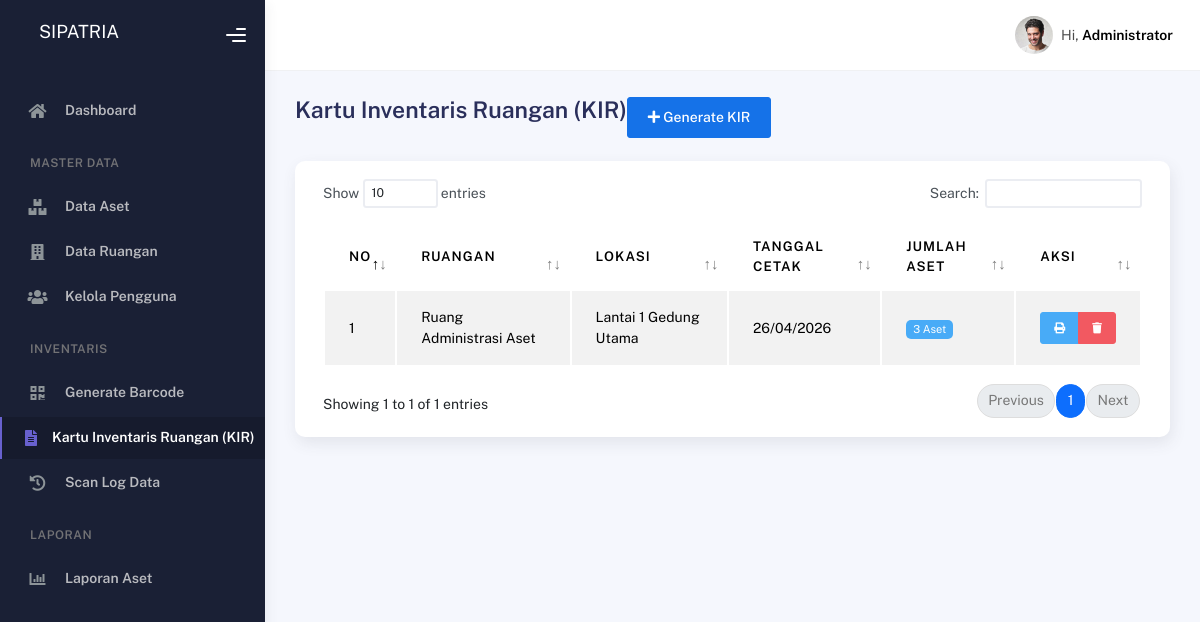
Page /admin/kir.php (signed in) on the committed database.
### tables this page shows
CREATE TABLE `kir` (
  `id_kir` int(11) NOT NULL,
  `id_ruangan` int(11) NOT NULL,
  `tanggal_cetak` date NOT NULL,
  `created_at` timestamp NOT NULL DEFAULT current_timestamp()
);

CREATE TABLE `ruangan` (
  `id_ruangan` int(11) NOT NULL,
  `kode_ruangan` varchar(20) NOT NULL,
  `nama_ruangan` varchar(100) NOT NULL,
  `lokasi` varchar(100) NOT NULL,
  `created_at` timestamp NOT NULL DEFAULT current_timestamp()
);

### admin/kir.php (the view, shortened to what this page needs)
<?php
include '../koneksi.php';
?>
<!DOCTYPE html>
<html lang="en">
  <head>
    <link rel="stylesheet" href="assets/css/bootstrap.min.css" />
    <link rel="stylesheet" href="assets/css/plugins.min.css" />
    <link rel="stylesheet" href="assets/css/kaiadmin.min.css" />
    <link rel="stylesheet" href="assets/css/demo.css" />
  </head>
  <body>
    <div class="wrapper">
      <div class="sidebar" data-background-color="dark">
        <div class="sidebar-logo">
          <div class="logo-header" data-background-color="dark">
            <a href="index.php" class="logo">
                <h5 class="text-white ms-3">SIPATRIA</h5>
            </a>
            <div class="nav-toggle">
              <button class="btn btn-toggle toggle-sidebar">
                <i class="gg-menu-right"></i>
              </button>
            </div>
          </div>
        </div>
        <div class="sidebar-wrapper scrollbar scrollbar-inner">
          <div class="sidebar-content">
            <ul class="nav nav-secondary">
              <li class="nav-item">
                <a href="index.php">
                  <i class="fas fa-home"></i>
                  <p>Dashboard</p>
                </a>
              </li>
              <li class="nav-section">
                <h4 class="text-section">Master Data</h4>
              </li>
              <li class="nav-item">
                <a href="aset.php">
                  <i class="fas fa-boxes"></i>
                  <p>Data Aset</p>
                </a>
              </li>
              <li class="nav-item">
                <a href="ruangan.php">
                  <i class="fas fa-building"></i>
                  <p>Data Ruangan</p>
                </a>
              </li>
              <li class="nav-item">
                <a href="user.php">
                  <i class="fas fa-users"></i>
                  <p>Kelola Pengguna</p>
                </a>
              </li>
              <li class="nav-section">
                <h4 class="text-section">Inventaris</h4>
              </li>
              <li class="nav-item">
                <a href="generate_barcode.php">
                  <i class="fas fa-qrcode"></i>
                  <p>Generate Barcode</p>
                </a>
              </li>
              <li class="nav-item active">
                <a href="kir.php">
                  <i class="fas fa-file-alt"></i>
                  <p>Kartu Inventaris Ruangan (KIR)</p>
                </a>
              </li>
              <li class="nav-item ">
                <a href="scan_log.php">
                  <i class="fas fa-history"></i>
                  <p>Scan Log Data</p>
                </a>
              </li>
              <li class="nav-section">
                <h4 class="text-section">Laporan</h4>
              </li>
              <li class="nav-item">
                <a href="laporan_aset.php">
                  <i class="fas fa-chart-bar"></i>
                  <p>Laporan Aset</p>
                </a>
              </li>
            </ul>
          </div>
        </div>
      </div>
      <div class="main-panel">
        <div class="main-header">
          <nav class="navbar navbar-header navbar-header-transparent navbar-expand-lg border-bottom">
            <div class="container-fluid">
              <ul class="navbar-nav topbar-nav ms-md-auto align-items-center">
                <li class="nav-item topbar-user dropdown hidden-caret">
                  <a class="dropdown-toggle profile-pic" data-bs-toggle="dropdown" href="#" aria-expanded="false">
                    <div class="avatar-sm">
                      <img src="assets/img/profile.jpg" alt="..." class="avatar-img rounded-circle" />
                    </div>
                    <span class="profile-username">
                      <span class="op-7">Hi,</span>
                      <span class="fw-bold"><?= $_SESSION['nama_user'] ?? 'Admin' ?></span>
                    </span>
                  </a>
                </li>
              </ul>
            </div>
          </nav>
        </div>
        <div class="container">
          <div class="page-inner">
            <div class="page-header">
              <h3 class="fw-bold mb-3">Kartu Inventaris Ruangan (KIR)</h3>
              <div class="ml-auto">
                <button type="button" class="btn btn-primary" data-bs-toggle="modal" data-bs-target="#generateModal">
                  <i class="fa fa-plus"></i> Generate KIR
                </button>
              </div>
            </div>
            <div class="row">
              <div class="col-md-12">
                <div class="card">
                  <div class="card-body">
                    <div class="table-responsive">
                      <table id="basic-datatables" class="display table table-striped table-hover">
                        <thead>
                          <tr>
                            <th>No</th>
                            <th>Ruangan</th>
                            <th>Lokasi</th>
                            <th>Tanggal Cetak</th>
                            <th>Jumlah Aset</th>
                            <th>Aksi</th>
                          </tr>
                        </thead>
                        <tbody>
                          <?php
                            $no = 1;
                            $query = mysqli_query($koneksi, "SELECT k.*, r.nama_ruangan, r.lokasi,
                                                            (SELECT COUNT(*) FROM detail_kir dk WHERE dk.id_kir = k.id_kir) as jumlah_aset
                                                            FROM kir k
                                                            JOIN ruangan r ON k.id_ruangan = r.id_ruangan
                                                            ORDER BY k.tanggal_cetak DESC");
                            while($kir = mysqli_fetch_array($query)):
                          ?>
                          <tr>
                            <td><?php echo $no++; ?></td>
                            <td><?php echo htmlspecialchars($kir['nama_ruangan']); ?></td>
                            <td><?php echo htmlspecialchars($kir['lokasi']); ?></td>
                            <td><?php echo date('d/m/Y', strtotime($kir['tanggal_cetak'])); ?></td>
                            <td><span class="badge badge-info"><?php echo $kir['jumlah_aset']; ?> Aset</span></td>
                            <td>
                              <div class="btn-group" role="group">
                                <a href="cetak_kir.php?id_kir=<?php echo $kir['id_kir']; ?>"
                                  class="btn btn-sm btn-info"
                                  target="_blank"
                                  title="Cetak KIR">
                                  <i class="fas fa-print"></i>
                                </a>
                                <a href="kir.php?hal=hapus&id=<?php echo $kir['id_kir']; ?>"
                                  class="btn btn-sm btn-danger"
                                  onclick="return confirm('Apakah Anda yakin ingin menghapus KIR ini?')"
                                  title="Hapus">
                                  <i class="fas fa-trash"></i>
                                </a>
                              </div>
                            </td>
                          </tr>
                          <?php endwhile; ?>
                        </tbody>
                      </div>
                    </div>
                  </div>
                </div>
              </div>
            </div>
          </div>
        </div>
      </div>
  </body>
</html>

### rows in the picture
kir: id_ruangan.nama_ruangan "Ruang Administrasi Aset", id_ruangan.lokasi "Lantai 1 Gedung Utama", tanggal_cetak "26/04/2026", jumlah_aset "3"

### other values in the picture
$_SESSION['nama_user'] "Administrator"
